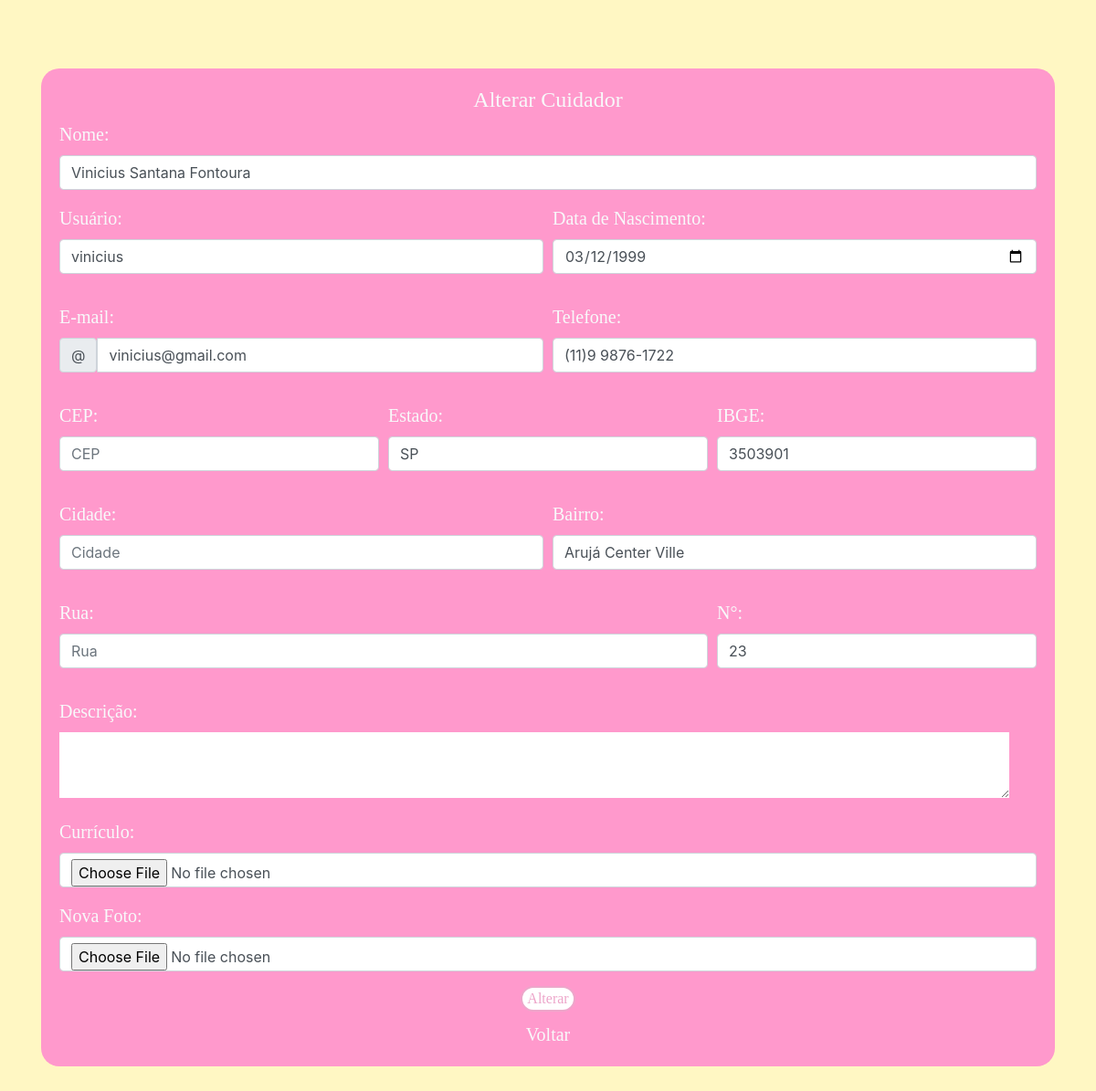
Screenshot of /editar_perfil.php (signed in) with the database file from the repository.
### tables this page shows
CREATE TABLE IF NOT EXISTS `cadastro` (
  `id_usuario` int(11) NOT NULL AUTO_INCREMENT,
  `nome` varchar(150) NOT NULL,
  `usuario` varchar(20) NOT NULL,
  `senha` varchar(50) NOT NULL,
  `email` varchar(100) NOT NULL,
  `cep` varchar(20) DEFAULT NULL,
  `uf` varchar(50) DEFAULT NULL,
  `ibge` varchar(20) DEFAULT NULL,
  `cidade` varchar(100) DEFAULT NULL,
  `bairro` varchar(100) DEFAULT NULL,
  `rua` varchar(100) DEFAULT NULL,
  `numero` varchar(100) DEFAULT NULL,
  `telefone` varchar(15) NOT NULL,
  `arquivo` varchar(50) DEFAULT NULL,
  `dt_nascimento` date DEFAULT NULL,
  `coren` varchar(100) DEFAULT NULL,
  `foto` varchar(50) DEFAULT NULL,
  `descricao` varchar(8000) DEFAULT NULL,
  `categoria` varchar(100) DEFAULT NULL,
  PRIMARY KEY (`id_usuario`),
  UNIQUE KEY `usuario` (`usuario`),
  UNIQUE KEY `email` (`email`),
  UNIQUE KEY `coren` (`coren`)
);

### editar_perfil.php (the view, shortened to what this page needs)
<?php
	include('conexao.php');
?>
<!DOCTYPE html>
<html lang="pt-br">
	<head>
		<link rel="stylesheet" type="text/css" href="css/bootstrap.min.css">
		<link rel="stylesheet" type="text/css" href="estilo2.css">
	</head>
	<body>
		<?php
			if($_SESSION['categoria']=="cuidador"){
				$sql10 ='select * from cadastro where id_usuario='.$_SESSION['id_user'].';';
				$banc10 = mysqli_query($conexao, $sql10);
				$informacao = mysqli_fetch_array($banc10);
		?>
		<section class="container">
			<section class="pglogin">
				<section style="background-color: rgba(255, 153, 204, 1); padding: 20px; border-radius: 20px;">
					<form name="Login" method="POST" action="#" enctype="multipart/form-data">
						<h4 align="center" class="text-light" style="font-family: Berlin Sans FB">Alterar Cuidador</h4>
							<div class="form-group">
							    <label for="nome" class="text-light corlink">Nome:</label>
							    <input type="text" name="nome" class="form-control" id="nome" placeholder="Nome Completo" value="<?php echo($informacao['nome']) ?>">
							</div>
							<div class="form-row">
							    <div class="form-group col-md-6">
							      	<label for="usuario" class="text-light corlink">Usuário:</label>
							      	<input type="text" name="usuario" class="form-control" id="usuario" value="<?php echo($informacao['usuario']) ?>">
							    </div>
							    <div class="form-group col-md-6">
							      	<label for="dt_nascimento" class="text-light corlink">Data de Nascimento:</label>
							      	<div class="input-group mb-3">
								      	<input type="date" name="dt_nascimento" class="form-control" id="dt_nascimento" value="<?php echo($informacao['dt_nascimento']) ?>">
								     </div>
							    </div>
							</div>
							<div class="form-row">
							    <div class="form-group col-md-6">
							      	<label for="email" class="text-light corlink">E-mail:</label>
							      	<div class="input-group mb-3">
								      	<span class="input-group-text" id="basic-addon1">@</span>
								      	<input type="email" name="email" class="form-control" id="email" value="<?php echo($informacao['email']) ?>">
								     </div>
							    </div>
							    <div class="form-group col-md-6">
							      	<label for="telefone" class="text-light corlink">Telefone:</label>
							      	<input type="text" name="telefone" onkeypress="$(this).mask('(00)0 0000-0000')" class="form-control" id="telefone" placeholder="(XX)X XXXX-XXXX" value="<?php echo($informacao['telefone']) ?>">
							    </div>
							</div>
							<div class="form-row">
							    <div class="form-group col-md-4">
							      	<label class="text-light corlink">CEP:</label>
							      	<input type="text" name="cep" class="form-control" value="" id="cep" onblur="pesquisacep(this.value);" onkeypress="$(this).mask('00000-0000')" placeholder="CEP" value="<?php echo($informacao['cep']) ?>">
							    </div>
							    <div class="form-group col-md-4">
							      	<label class="text-light corlink">Estado:</label>
							      	<div class="input-group mb-3">
								      	<input type="text" name="uf" class="form-control" id="uf" placeholder="Estado" value="<?php echo($informacao['uf']) ?>">
								    </div>
							    </div>
							    <div class="form-group col-md-4">
							      	<label class="text-light corlink">IBGE:</label>
							      	<div class="input-group mb-3">
								      	<input type="text" name="ibge" class="form-control" id="ibge" value="<?php echo($informacao['ibge']) ?>">
								    </div>
							    </div>
							</div>
							<div class="form-row">
							    <div class="form-group col-md-6">
							      	<label class="text-light corlink">Cidade:</label>
							      	<input type="text" name="cidade" class="form-control" value="" id="cidade" placeholder="Cidade" value="<?php echo($informacao['cidade']) ?>">
							    </div>
							    <div class="form-group col-md-6">
							      	<label class="text-light corlink">Bairro:</label>
							      	<div class="input-group mb-3">
								      	<input type="text" name="bairro" class="form-control" id="bairro" placeholder="Bairro" value="<?php echo($informacao['bairro']) ?>">
								    </div>
							    </div>
							</div>
							<div class="form-row">
							    <div class="form-group col-md-8">
							      	<label class="text-light corlink">Rua:</label>
							      	<input type="text" name="rua" class="form-control" value="" id="rua" placeholder="Rua" value="<?php echo($informacao['rua']) ?>">
							    </div>
							    <div class="form-group col-md-4">
							      	<label class="text-light corlink">N°:</label>
							      	<div class="input-group mb-3">
								      	<input type="text" name="numero" class="form-control" id="numero" placeholder="Numero da casa" value="<?php echo($informacao['numero']) ?>">
								    </div>
							    </div>
							</div>
							<div class="form-group">
							    <label for="descricao" class="text-light corlink">Descrição:</label><br>
							    <textarea cols="100%" rows="3" type="text" name="descricao" maxlength="256">
							    	<?php echo($informacao['descricao']) ?>
							    </textarea>
							</div>
							<div class="form-group">
							    <label for="curriculo" class="text-light corlink">Currículo:</label>
							    <input type="file" name="arquivo" class="form-control" id="curriculo" placeholder="Currículo">
							</div>
							<div class="form-group">
							    <label for="foto" class="text-light corlink">Nova Foto:</label>
							    <input type="file" name="foto" class="form-control" id="nome" placeholder="Foto">
							</div>
							<div align="center">
								<button type="submit" name="Alterar" value="Alterar" class="bot" style="margin-bottom: 10px;">Alterar</button><br>
							<a href="perfil_cuidador.php" class="corlink text-light">Voltar</a>
						</div>
					</form>
				</section>
			</section>
		</section>
		<?php
			}
		?>
	</body>
</html>

### estilo2.css (style rules this page uses)
* { margin: 0px; padding: 0px; border: 0px; }
body { background-color: #fff7c3; }
.bot { background-color: #fff; border: 2px solid #eda6ca; border-radius: 20px; color: #eda6ca; font-family: 'Berlin Sans FB'; padding-left: 5px; padding-right: 5px; }
.pglogin { margin-top: 75px; margin-left: auto; margin-right: auto; margin-bottom: 50px; }
.corlink { text-decoration: none; font-size: 20px; font-family: "Berlin Sans FB"; }

### rows the page displays
cadastro: nome "Vinicius Santana Fontoura", usuario "vinicius", dt_nascimento "03/12/1999", email "vinicius@gmail.com", telefone "(11)9 9876-1722", uf "SP", ibge "3503901", bairro "Arujá Center Ville", numero "23"
